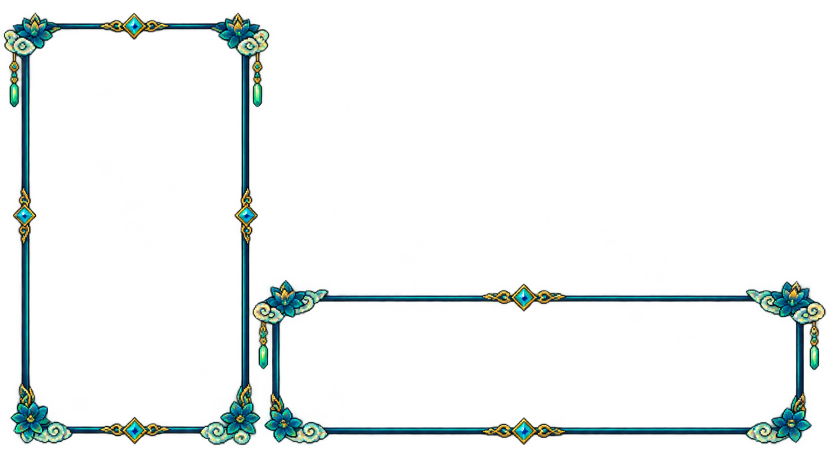
#> input picture assets_src/frames_sheet.png, 1672 x 940 px (shown at 1/2 size)
$ python make_frames.py
#> lines starting #> are read from the running program, lines starting #| are printed output that depends on the picture; after the words box and inside, x2 and y2 are one past the last pixel; in counts of white or black regions, pixels touching at a corner belong together
"""Cắt assets_src/frames_sheet.png (1 khung dọc + 1 khung ngang) thành các mảnh nhỏ: 4 góc, 4 cạnh (lát cắt thẳng, lặp được) và viên ngọc giữa cạnh.
CSS (styles/responsive.css, mục "Khung họa tiết") xếp các mảnh này bằng nhiều lớp nền nên góc to mà viền vẫn mỏng.
Chạy:  python3 scripts/make_frames.py   (cần pillow, numpy, scipy)   ->   assets/ui/frame/{w,t}_{tl,tr,bl,br,top,bot,left,right}.png + gem.png
w = khung ngang, t = khung dọc. Ảnh lưu ở nửa độ phân giải (SIZES bên dưới dùng trong CSS)."""
import os
import numpy as np
from PIL import Image
from scipy import ndimage

ROOT = os.path.dirname(os.path.dirname(os.path.abspath(__file__)))
SRC, OUT = os.path.join(ROOT, "assets_src", "frames_sheet.png"), os.path.join(ROOT, "assets", "ui", "frame")
os.makedirs(OUT, exist_ok=True)
for f in os.listdir(OUT): os.remove(os.path.join(OUT, f))
SCALE = 0.5

A = np.array(Image.open(SRC).convert("RGBA"))
#> A is the input picture: shape (940, 1672, 4); mean R, G, B, A 5, 11, 10.7, 19.2
lab, _ = ndimage.label(A[:, :, 3] > 20)
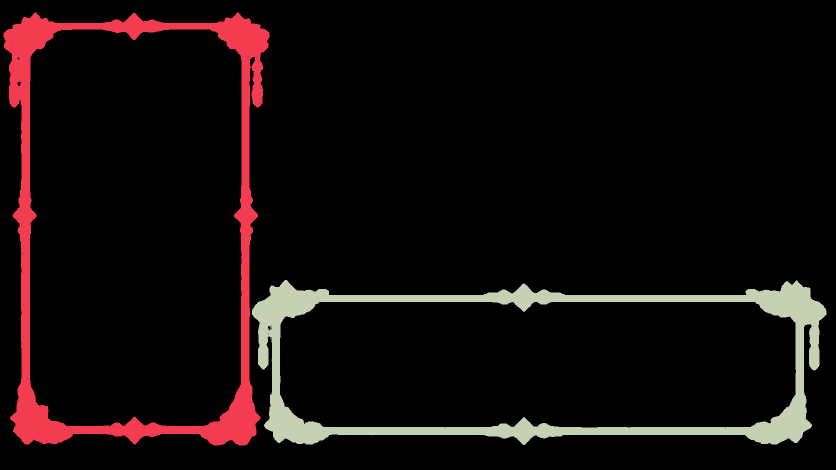
#> lab: shape (940, 1672) int32 (shown at 1/2 size); 5 distinct labels, from 0 to 4; one colour per label, 0 black
comps = sorted(((int((lab == i + 1).sum()), i + 1, s) for i, s in enumerate(ndimage.find_objects(lab))), key=lambda t: -t[0])[:2]
#> comps = 2 items
frames = {}
for _, idx, s in comps:
    keep = ndimage.binary_dilation(lab == idx, iterations=6)       # giữ cả quầng sáng mờ, bỏ phần của khung kia
    B = A.copy(); B[~keep] = 0
    crop = B[max(0, s[0].start - 6):s[0].stop + 6, max(0, s[1].start - 6):s[1].stop + 6]
    frames["t" if crop.shape[0] > crop.shape[1] else "w"] = crop
#> this loop made 2 passes
#> idx on passes 1 to 2: 1, 3
#> pass 1, `keep = ndimage.binary_dilation(lab == idx, iterations=6)`:
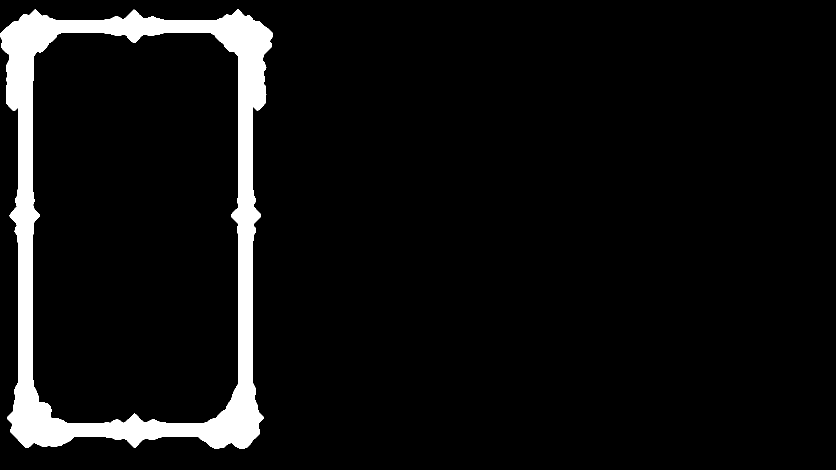
#> keep: shape (940, 1672) bool (shown at 1/2 size); 6.3% white; 1 white region, box (x1, y1, x2, y2) and area: (1, 18, 545, 897) 98824
#> pass 1, `crop = B[max(0, s[0].start - 6):s[0].stop + 6, max(0, s[1].start - 6):..`:
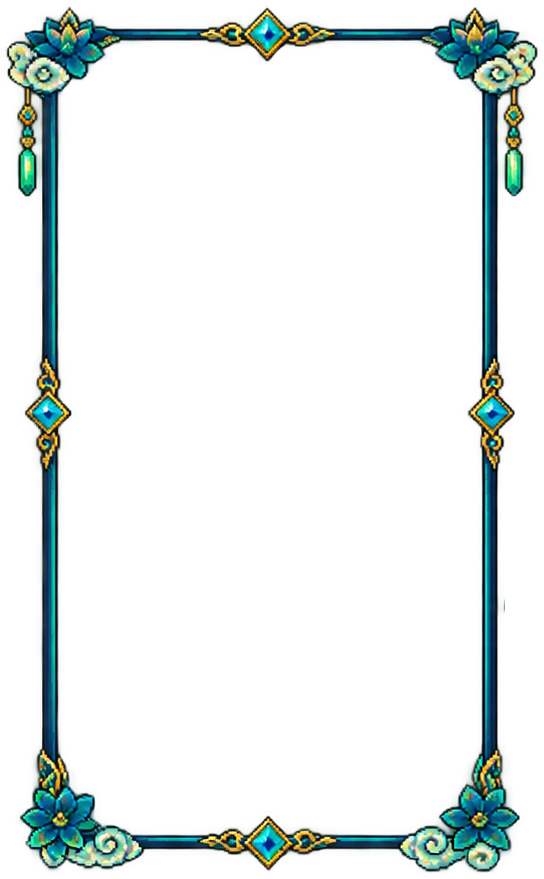
#> crop: shape (879, 544, 4); mean R, G, B, A 8.3, 17.2, 16.2, 32.1; transparent parts drawn white
#> pass 2, `crop = B[max(0, s[0].start - 6):s[0].stop + 6, max(0, s[1].start - 6):..`:
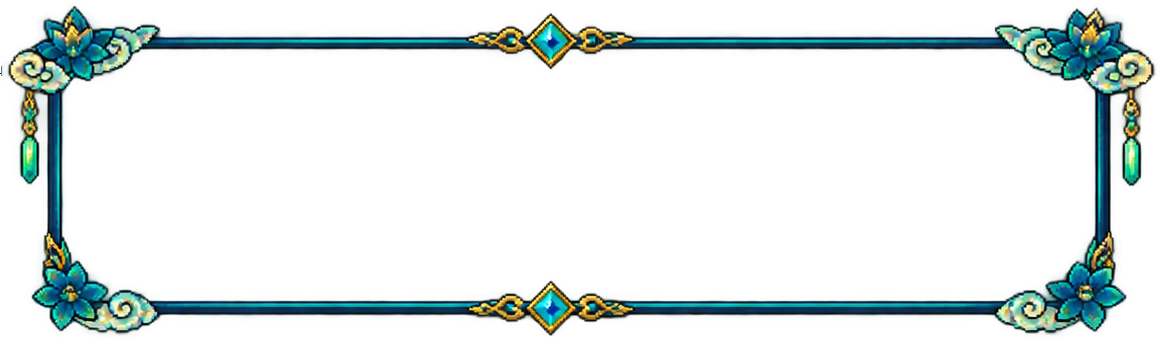
#> crop: shape (342, 1162, 4); mean R, G, B, A 9.2, 20.6, 20.8, 37.2; transparent parts drawn white
#> after the loop:
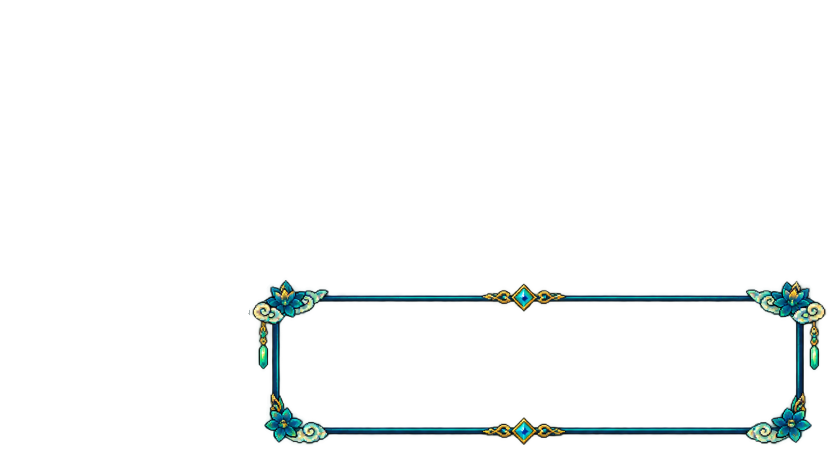
#> B: shape (940, 1672, 4) (shown at 1/2 size); mean R, G, B, A 2.3, 5.2, 5.3, 9.4; transparent parts drawn white
#> after the loop, frames = 2 items

def save(a, name):
    im = Image.fromarray(np.ascontiguousarray(a))
    im = im.resize((max(1, round(im.width * SCALE)), max(1, round(im.height * SCALE))), Image.LANCZOS)
    im.save(os.path.join(OUT, name), optimize=True); print(name, im.size)

# (cao góc trên, cao góc dưới, rộng góc) ở độ phân giải đầy đủ; (cột/hàng mẫu cạnh: chỗ chỉ có đường viền)
SPEC = {"w": dict(ct=190, cb=112, cw=172, col=215, row=212), "t": dict(ct=200, cb=140, cw=135, col=160, row=300)}
for k, F in frames.items():
    sp = SPEC[k]; h, w = F.shape[:2]; ct, cb, cw = sp["ct"], sp["cb"], sp["cw"]; row = sp["row"] or h // 2
    save(F[:ct, :cw], f"{k}_tl.png"); save(F[:ct, w - cw:], f"{k}_tr.png")
    save(F[h - cb:, :cw], f"{k}_bl.png"); save(F[h - cb:, w - cw:], f"{k}_br.png")
    c = sp["col"]
    save(np.repeat(F[:ct, c:c + 1], 8, axis=1), f"{k}_top.png"); save(np.repeat(F[h - cb:, c:c + 1], 8, axis=1), f"{k}_bot.png")
    save(np.repeat(F[row:row + 1, :cw], 8, axis=0), f"{k}_left.png"); save(np.repeat(F[row:row + 1, w - cw:], 8, axis=0), f"{k}_right.png")
#> this loop made 2 passes
#> (k, sp, h, w, ct, cb, cw, row) on passes 1 to 2: ('t', {'ct': 200, 'cb': 140, 'cw': 135, 'col': 160, 'row': 300}, 879, 544, 200, 140, 135, 300), ('w', {'ct': 190, 'cb': 112, 'cw': 172, 'col': 215, 'row': 212}, 342, 1162, 190, 112, 172, 212)
#> (printed output is left out)
#> pass 1, in save (call 2), `im = im.resize((max(1, round(im.width * SCALE)), max(1, round(im.heigh..`:
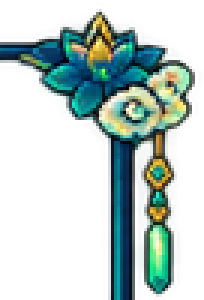
#> im: PIL image 68x100 RGBA (shown 3 times larger); mean R, G, B, A 25.8, 47.3, 42.3, 85.2; transparent parts drawn white
save(frames["w"][6:76, 466:634], "gem.png")                        # viên ngọc + đoạn viền hai bên (đặt đè lên đường viền)
#> in save (call 17), `im = im.resize((max(1, round(im.width * SCALE)), max(1, round(im.heigh..`:
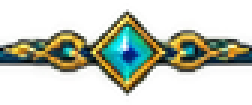
#> im: PIL image 84x35 RGBA (shown 3 times larger); mean R, G, B, A 42.8, 50.7, 32.3, 82.7; transparent parts drawn white
#| gem.png (84, 35)
